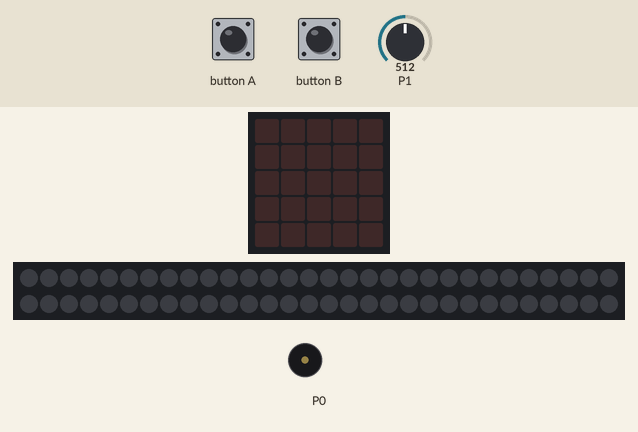
Simulated run of this program. Board: BBC micro:bit (MakeCode). Shown: the board's 5×5 LED display, 60 RGB LEDs in strip order, left to right, continuing on the next row, buzzer (waves = sounding). The test bench sets the inputs (shaded band); at power-on: P1 = 512 (analog values on the 0–1023 scale). Dim RGB values are drawn brighter than linear.

Above: at 1.2 s.
1.3 s: button A pressed for 0.15 s
4.4 s: button B pressed for 0.15 s
At 5.0 s:
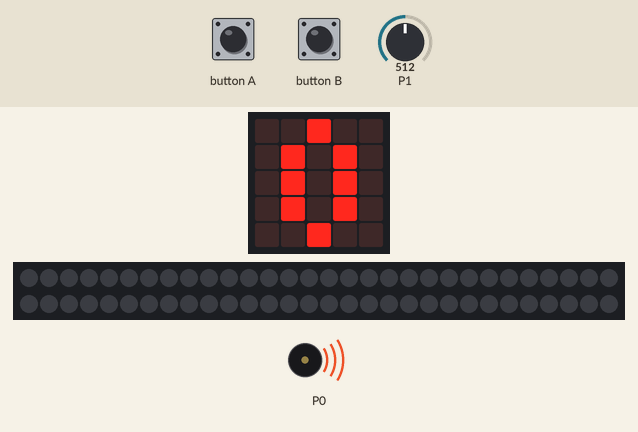
7.5 s: button B pressed 2 times (0.12 s each, 0.3 s apart)
At 10.5 s:
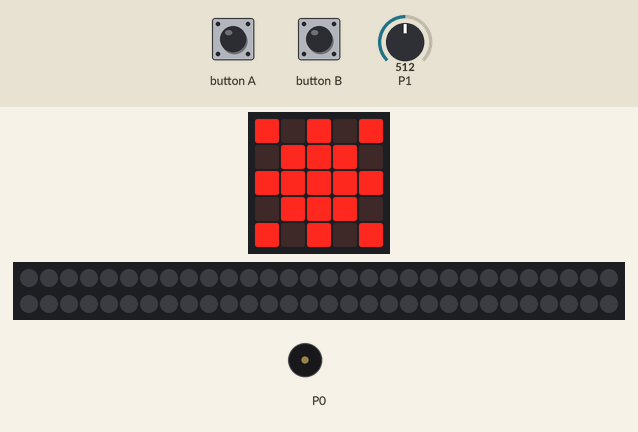
11.1 s: button A pressed for 0.15 s
At 25.18 s:
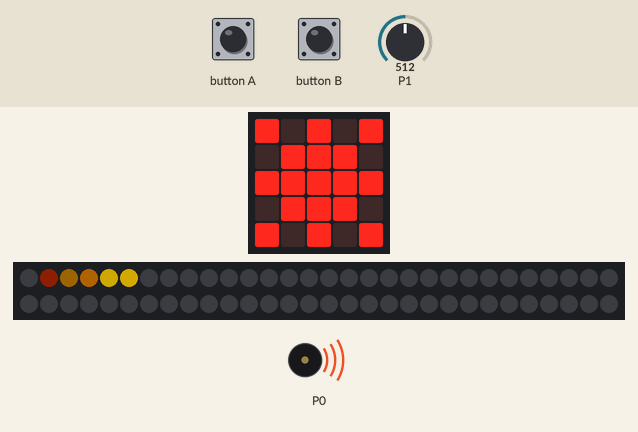
Timing chart, 0 to 26.7 s (numbered marks = the images above; inputs shaded):
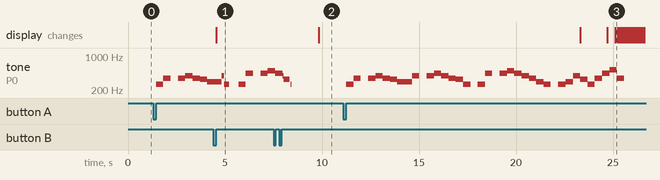

Measured:
- after the input at 1.3 s, tone on P0: plays 262 Hz for 0.38 s, 349 Hz for 0.37 s, 349 Hz for 0.38 s, 392 Hz for 0.38 s, 349 Hz for 0.38 s, 330 Hz for 0.38 s … (7 notes in this stretch), starting after 0.15 s
- after the input at 4.4 s, the display: changes after 0.15 s (image 1)
- after the input at 7.5 s, the display: changes after 2.3 s (image 2)
- after the input at 11.1 s, tone on P0: plays 262 Hz for 0.38 s, 349 Hz for 0.37 s, 349 Hz for 0.38 s, 392 Hz for 0.38 s, 349 Hz for 0.38 s, 330 Hz for 0.38 s … (32 notes in this stretch), starting after 0.15 s; the display: first changes after 12.2 s (image 3 shows a later state)

The program:

main.ts
```typescript
let range3: neopixel.Strip = null
let range22: neopixel.Strip = null
let r2: neopixel.Strip = null
let r1: neopixel.Strip = null
let range2: neopixel.Strip = null
let strip: neopixel.Strip = null
let tylko = 0
let prędkość = 0
function _5 () {
    range3.showColor(neopixel.rgb(250, 0, 200))
    range22.showColor(neopixel.rgb(225, 0, 185))
    r2.showColor(neopixel.rgb(113, 0, 63))
    r1.showColor(neopixel.rgb(56, 0, 36))
    range2.showColor(neopixel.rgb(28, 0, 6))
}
function _2 () {
    range3.showColor(neopixel.rgb(250, 200, 0))
    range22.showColor(neopixel.rgb(225, 185, 0))
    r2.showColor(neopixel.rgb(113, 63, 0))
    r1.showColor(neopixel.rgb(56, 36, 0))
    range2.showColor(neopixel.rgb(28, 6, 0))
}
input.onButtonPressed(Button.A, function () {
    strip = neopixel.create(DigitalPin.P0, 60, NeoPixelMode.RGB)
    tylko = 0
    range2 = strip.range(0, 1)
    r1 = strip.range(1, 1)
    r2 = strip.range(2, 1)
    range22 = strip.range(3, 1)
    range3 = strip.range(4, 1)
    music.setVolume(255)
    music.play(music.stringPlayable("C F - F G F E D ", 160), music.PlaybackMode.UntilDone)
    music.play(music.stringPlayable("D G - G A G F E ", 160), music.PlaybackMode.UntilDone)
    music.play(music.stringPlayable("C - C A - A B A ", 160), music.PlaybackMode.UntilDone)
    music.play(music.stringPlayable("G F D C - C D G ", 160), music.PlaybackMode.UntilDone)
    music.play(music.stringPlayable("E C F A C5 F - - ", 160), music.PlaybackMode.InBackground)
    basic.showLeds(`
        . . # . .
        . # . # .
        . # . # .
        . # . # .
        . . # . .
        `)
    basic.pause(1000)
    basic.showLeds(`
        # . # . #
        . # # # .
        # # # # #
        . # # # .
        # . # . #
        `)
    while (tylko == 0) {
        _2()
        for (let index = 0; index < 15; index++) {
            prędkość = pins.map(
            pins.analogReadPin(AnalogReadWritePin.P1),
            0,
            1023,
            10,
            100
            )
            strip.shift(1)
            strip.show()
            basic.pause(prędkość)
        }
        _3()
        for (let index = 0; index < 15; index++) {
            prędkość = pins.map(
            pins.analogReadPin(AnalogReadWritePin.P1),
            0,
            1023,
            10,
            100
            )
            strip.shift(1)
            strip.show()
            basic.pause(prędkość)
        }
        _4()
        for (let index = 0; index < 15; index++) {
            prędkość = pins.map(
            pins.analogReadPin(AnalogReadWritePin.P1),
            0,
            1023,
            10,
            100
            )
            strip.shift(1)
            strip.show()
            basic.pause(prędkość)
        }
        _5()
        for (let index = 0; index < 15; index++) {
            prędkość = pins.map(
            pins.analogReadPin(AnalogReadWritePin.P1),
            0,
            1023,
            10,
            100
            )
            strip.shift(1)
            strip.show()
            basic.pause(prędkość)
        }
    }
})
function _4 () {
    range3.showColor(neopixel.rgb(0, 200, 250))
    range22.showColor(neopixel.rgb(0, 185, 225))
    r2.showColor(neopixel.rgb(0, 63, 113))
    r1.showColor(neopixel.rgb(0, 36, 56))
    range2.showColor(neopixel.rgb(0, 6, 28))
}
input.onButtonPressed(Button.B, function () {
    basic.showLeds(`
        . . # . .
        . # . # .
        . # . # .
        . # . # .
        . . # . .
        `)
    tylko += 1
    strip.clear()
    music.stopAllSounds()
})
function _3 () {
    range3.showColor(neopixel.rgb(200, 250, 0))
    range22.showColor(neopixel.rgb(185, 225, 0))
    r2.showColor(neopixel.rgb(63, 113, 0))
    r1.showColor(neopixel.rgb(36, 56, 0))
    range2.showColor(neopixel.rgb(6, 28, 0))
}
```

test.ts
```typescript
// tu są testy; nie będzie to kompilowane, gdy ten pakiet będzie używany jako rozszerzenie.
```
